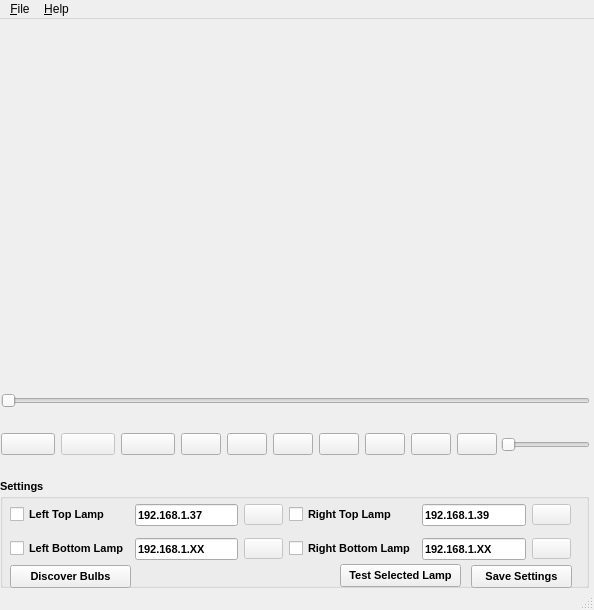
<?xml version="1.0" encoding="UTF-8"?>
<ui version="4.0">
 <class>MainWindow</class>
 <widget class="QMainWindow" name="MainWindow">
  <property name="windowModality">
   <enum>Qt::NonModal</enum>
  </property>
  <property name="geometry">
   <rect>
    <x>0</x>
    <y>0</y>
    <width>594</width>
    <height>610</height>
   </rect>
  </property>
  <property name="sizePolicy">
   <sizepolicy hsizetype="Preferred" vsizetype="Preferred">
    <horstretch>0</horstretch>
    <verstretch>0</verstretch>
   </sizepolicy>
  </property>
  <property name="maximumSize">
   <size>
    <width>594</width>
    <height>610</height>
   </size>
  </property>
  <property name="contextMenuPolicy">
   <enum>Qt::NoContextMenu</enum>
  </property>
  <property name="windowTitle">
   <string>Ambilight Media Player</string>
  </property>
  <property name="windowIcon">
   <iconset>
    <normaloff>images/logo.png</normaloff>images/logo.png</iconset>
  </property>
  <widget class="QWidget" name="centralwidget">
   <widget class="QWidget" name="verticalLayoutWidget">
    <property name="geometry">
     <rect>
      <x>0</x>
      <y>370</y>
      <width>591</width>
      <height>24</height>
     </rect>
    </property>
    <layout class="QVBoxLayout" name="verticalLayout">
     <property name="leftMargin">
      <number>1</number>
     </property>
     <property name="rightMargin">
      <number>1</number>
     </property>
     <item>
      <widget class="QSlider" name="progressSlider">
       <property name="toolTip">
        <string extracomment="Progress"/>
       </property>
       <property name="maximum">
        <number>100</number>
       </property>
       <property name="sliderPosition">
        <number>0</number>
       </property>
       <property name="orientation">
        <enum>Qt::Horizontal</enum>
       </property>
      </widget>
     </item>
    </layout>
   </widget>
   <widget class="QWidget" name="gridLayoutWidget">
    <property name="geometry">
     <rect>
      <x>0</x>
      <y>400</y>
      <width>498</width>
      <height>51</height>
     </rect>
    </property>
    <layout class="QGridLayout" name="gridLayout">
     <property name="leftMargin">
      <number>1</number>
     </property>
     <property name="rightMargin">
      <number>1</number>
     </property>
     <item row="0" column="0">
      <widget class="QPushButton" name="openButton">
       <property name="toolTip">
        <string extracomment="Open"/>
       </property>
       <property name="text">
        <string/>
       </property>
       <property name="icon">
        <iconset>
         <normaloff>images/eject.gif</normaloff>images/eject.gif</iconset>
       </property>
       <property name="iconSize">
        <size>
         <width>32</width>
         <height>32</height>
        </size>
       </property>
      </widget>
     </item>
     <item row="0" column="1">
      <widget class="QPushButton" name="playButton">
       <property name="enabled">
        <bool>false</bool>
       </property>
       <property name="toolTip">
        <string extracomment="Play"/>
       </property>
       <property name="text">
        <string/>
       </property>
       <property name="icon">
        <iconset>
         <normaloff>images/play.gif</normaloff>images/play.gif</iconset>
       </property>
       <property name="iconSize">
        <size>
         <width>32</width>
         <height>32</height>
        </size>
       </property>
      </widget>
     </item>
     <item row="0" column="2">
      <widget class="QPushButton" name="pauseButton">
       <property name="toolTip">
        <string extracomment="Pause"/>
       </property>
       <property name="text">
        <string/>
       </property>
       <property name="icon">
        <iconset>
         <normaloff>images/pause.gif</normaloff>images/pause.gif</iconset>
       </property>
       <property name="iconSize">
        <size>
         <width>32</width>
         <height>32</height>
        </size>
       </property>
      </widget>
     </item>
     <item row="0" column="3">
      <layout class="QGridLayout" name="gridLayout_2">
       <item row="0" column="2">
        <widget class="QPushButton" name="preButton">
         <property name="toolTip">
          <string extracomment="Previous Scene"/>
         </property>
         <property name="text">
          <string/>
         </property>
         <property name="icon">
          <iconset>
           <normaloff>images/prev.gif</normaloff>images/prev.gif</iconset>
         </property>
         <property name="iconSize">
          <size>
           <width>32</width>
           <height>32</height>
          </size>
         </property>
        </widget>
       </item>
       <item row="0" column="4">
        <widget class="QPushButton" name="lastButton">
         <property name="toolTip">
          <string extracomment="Last Scene"/>
         </property>
         <property name="text">
          <string/>
         </property>
         <property name="icon">
          <iconset>
           <normaloff>images/last.gif</normaloff>images/last.gif</iconset>
         </property>
         <property name="iconSize">
          <size>
           <width>32</width>
           <height>32</height>
          </size>
         </property>
        </widget>
       </item>
       <item row="0" column="1">
        <widget class="QPushButton" name="firstButton">
         <property name="toolTip">
          <string extracomment="First Scene"/>
         </property>
         <property name="text">
          <string/>
         </property>
         <property name="icon">
          <iconset>
           <normaloff>images/firts.gif</normaloff>images/firts.gif</iconset>
         </property>
         <property name="iconSize">
          <size>
           <width>32</width>
           <height>32</height>
          </size>
         </property>
        </widget>
       </item>
       <item row="0" column="0">
        <widget class="QPushButton" name="stopButton">
         <property name="toolTip">
          <string extracomment="Stop"/>
         </property>
         <property name="text">
          <string/>
         </property>
         <property name="icon">
          <iconset>
           <normaloff>images/stop.gif</normaloff>images/stop.gif</iconset>
         </property>
         <property name="iconSize">
          <size>
           <width>32</width>
           <height>32</height>
          </size>
         </property>
        </widget>
       </item>
       <item row="0" column="6">
        <widget class="QPushButton" name="settingsButton">
         <property name="toolTip">
          <string extracomment="Settings"/>
         </property>
         <property name="text">
          <string/>
         </property>
         <property name="icon">
          <iconset>
           <normaloff>images/lamp.png</normaloff>images/lamp.png</iconset>
         </property>
         <property name="iconSize">
          <size>
           <width>32</width>
           <height>32</height>
          </size>
         </property>
        </widget>
       </item>
       <item row="0" column="3">
        <widget class="QPushButton" name="nextButton">
         <property name="toolTip">
          <string extracomment="Next Scene"/>
         </property>
         <property name="text">
          <string/>
         </property>
         <property name="icon">
          <iconset>
           <normaloff>images/next.gif</normaloff>images/next.gif</iconset>
         </property>
         <property name="iconSize">
          <size>
           <width>32</width>
           <height>32</height>
          </size>
         </property>
        </widget>
       </item>
       <item row="0" column="5">
        <widget class="QPushButton" name="fullscrButton">
         <property name="toolTip">
          <string extracomment="Last Scene"/>
         </property>
         <property name="text">
          <string/>
         </property>
         <property name="icon">
          <iconset>
           <normaloff>images/fullscr.gif</normaloff>images/fullscr.gif</iconset>
         </property>
         <property name="iconSize">
          <size>
           <width>32</width>
           <height>32</height>
          </size>
         </property>
        </widget>
       </item>
      </layout>
     </item>
    </layout>
   </widget>
   <widget class="QWidget" name="gridLayoutWidget_3">
    <property name="geometry">
     <rect>
      <x>500</x>
      <y>400</y>
      <width>91</width>
      <height>51</height>
     </rect>
    </property>
    <layout class="QGridLayout" name="gridLayout_3">
     <property name="leftMargin">
      <number>1</number>
     </property>
     <property name="rightMargin">
      <number>1</number>
     </property>
     <item row="0" column="0">
      <widget class="QSlider" name="volumeSlider">
       <property name="maximum">
        <number>100</number>
       </property>
       <property name="pageStep">
        <number>1</number>
       </property>
       <property name="orientation">
        <enum>Qt::Horizontal</enum>
       </property>
      </widget>
     </item>
    </layout>
   </widget>
   <widget class="QGroupBox" name="settingsBox">
    <property name="enabled">
     <bool>true</bool>
    </property>
    <property name="geometry">
     <rect>
      <x>0</x>
      <y>460</y>
      <width>589</width>
      <height>109</height>
     </rect>
    </property>
    <property name="font">
     <font>
      <pointsize>8</pointsize>
      <weight>75</weight>
      <bold>true</bold>
     </font>
    </property>
    <property name="title">
     <string>Settings</string>
    </property>
    <widget class="QPushButton" name="testButton">
     <property name="geometry">
      <rect>
       <x>340</x>
       <y>85</y>
       <width>121</width>
       <height>23</height>
      </rect>
     </property>
     <property name="text">
      <string>Test Selected Lamp</string>
     </property>
    </widget>
    <widget class="QPushButton" name="saveSetButton">
     <property name="geometry">
      <rect>
       <x>471</x>
       <y>86</y>
       <width>101</width>
       <height>23</height>
      </rect>
     </property>
     <property name="text">
      <string>Save Settings</string>
     </property>
    </widget>
    <widget class="QWidget" name="layoutWidget">
     <property name="geometry">
      <rect>
       <x>10</x>
       <y>19</y>
       <width>561</width>
       <height>68</height>
      </rect>
     </property>
     <layout class="QGridLayout" name="gridLayout_4">
      <item row="0" column="2">
       <widget class="QPushButton" name="LeftTopLamp">
        <property name="enabled">
         <bool>false</bool>
        </property>
        <property name="toolTip">
         <string extracomment="Open"/>
        </property>
        <property name="text">
         <string/>
        </property>
        <property name="icon">
         <iconset>
          <normaloff>images/lamp.png</normaloff>images/lamp.png</iconset>
        </property>
        <property name="iconSize">
         <size>
          <width>16</width>
          <height>16</height>
         </size>
        </property>
       </widget>
      </item>
      <item row="1" column="2">
       <widget class="QPushButton" name="LeftBottomLamp">
        <property name="enabled">
         <bool>false</bool>
        </property>
        <property name="toolTip">
         <string extracomment="Open"/>
        </property>
        <property name="text">
         <string/>
        </property>
        <property name="icon">
         <iconset>
          <normaloff>images/lamp.png</normaloff>images/lamp.png</iconset>
        </property>
        <property name="iconSize">
         <size>
          <width>16</width>
          <height>16</height>
         </size>
        </property>
       </widget>
      </item>
      <item row="0" column="3">
       <widget class="QCheckBox" name="RightTopBox">
        <property name="font">
         <font>
          <weight>75</weight>
          <bold>true</bold>
         </font>
        </property>
        <property name="text">
         <string>Right Top Lamp</string>
        </property>
       </widget>
      </item>
      <item row="0" column="1">
       <widget class="QLineEdit" name="LeftTopIpEdit">
        <property name="font">
         <font>
          <weight>75</weight>
          <bold>true</bold>
         </font>
        </property>
        <property name="text">
         <string>192.168.1.37</string>
        </property>
       </widget>
      </item>
      <item row="0" column="0">
       <widget class="QCheckBox" name="LeftTopBox">
        <property name="font">
         <font>
          <weight>75</weight>
          <bold>true</bold>
         </font>
        </property>
        <property name="text">
         <string>Left Top Lamp</string>
        </property>
       </widget>
      </item>
      <item row="1" column="0">
       <widget class="QCheckBox" name="LeftBottomBox">
        <property name="font">
         <font>
          <weight>75</weight>
          <bold>true</bold>
         </font>
        </property>
        <property name="text">
         <string>Left Bottom Lamp</string>
        </property>
       </widget>
      </item>
      <item row="1" column="1">
       <widget class="QLineEdit" name="LeftBottomIpEdit">
        <property name="font">
         <font>
          <weight>75</weight>
          <bold>true</bold>
         </font>
        </property>
        <property name="text">
         <string>192.168.1.XX</string>
        </property>
       </widget>
      </item>
      <item row="0" column="4">
       <widget class="QLineEdit" name="RightTopIpEdit">
        <property name="font">
         <font>
          <weight>75</weight>
          <bold>true</bold>
         </font>
        </property>
        <property name="text">
         <string>192.168.1.39</string>
        </property>
       </widget>
      </item>
      <item row="1" column="3">
       <widget class="QCheckBox" name="RightBottomBox">
        <property name="font">
         <font>
          <weight>75</weight>
          <bold>true</bold>
         </font>
        </property>
        <property name="text">
         <string>Right Bottom Lamp</string>
        </property>
       </widget>
      </item>
      <item row="1" column="4">
       <widget class="QLineEdit" name="RightBottomIpEdit">
        <property name="font">
         <font>
          <weight>75</weight>
          <bold>true</bold>
         </font>
        </property>
        <property name="text">
         <string>192.168.1.XX</string>
        </property>
       </widget>
      </item>
      <item row="0" column="5">
       <widget class="QPushButton" name="RightTopLamp">
        <property name="enabled">
         <bool>false</bool>
        </property>
        <property name="toolTip">
         <string extracomment="Open"/>
        </property>
        <property name="text">
         <string/>
        </property>
        <property name="icon">
         <iconset>
          <normaloff>images/lamp.png</normaloff>images/lamp.png</iconset>
        </property>
        <property name="iconSize">
         <size>
          <width>16</width>
          <height>16</height>
         </size>
        </property>
       </widget>
      </item>
      <item row="1" column="5">
       <widget class="QPushButton" name="RightBottomLamp">
        <property name="enabled">
         <bool>false</bool>
        </property>
        <property name="toolTip">
         <string extracomment="Open"/>
        </property>
        <property name="text">
         <string/>
        </property>
        <property name="icon">
         <iconset>
          <normaloff>images/lamp.png</normaloff>images/lamp.png</iconset>
        </property>
        <property name="iconSize">
         <size>
          <width>16</width>
          <height>16</height>
         </size>
        </property>
       </widget>
      </item>
     </layout>
    </widget>
    <widget class="QPushButton" name="discoverButton">
     <property name="geometry">
      <rect>
       <x>10</x>
       <y>86</y>
       <width>121</width>
       <height>23</height>
      </rect>
     </property>
     <property name="text">
      <string>Discover Bulbs</string>
     </property>
    </widget>
   </widget>
   <widget class="QWidget" name="videowidget" native="true">
    <property name="geometry">
     <rect>
      <x>0</x>
      <y>-1</y>
      <width>591</width>
      <height>361</height>
     </rect>
    </property>
    <property name="sizePolicy">
     <sizepolicy hsizetype="Maximum" vsizetype="Maximum">
      <horstretch>0</horstretch>
      <verstretch>0</verstretch>
     </sizepolicy>
    </property>
    <widget class="QWidget" name="verticalLayoutWidget_2">
     <property name="geometry">
      <rect>
       <x>0</x>
       <y>1</y>
       <width>591</width>
       <height>361</height>
      </rect>
     </property>
     <layout class="QVBoxLayout" name="playvideoLayout">
      <property name="spacing">
       <number>0</number>
      </property>
      <property name="sizeConstraint">
       <enum>QLayout::SetDefaultConstraint</enum>
      </property>
     </layout>
    </widget>
   </widget>
  </widget>
  <widget class="QMenuBar" name="menubar">
   <property name="geometry">
    <rect>
     <x>0</x>
     <y>0</y>
     <width>594</width>
     <height>21</height>
    </rect>
   </property>
   <widget class="QMenu" name="menu_File">
    <property name="title">
     <string>&amp;File</string>
    </property>
    <addaction name="actionOpen"/>
    <addaction name="actionSettings"/>
    <addaction name="separator"/>
    <addaction name="actionExit"/>
   </widget>
   <widget class="QMenu" name="menu_Help">
    <property name="title">
     <string>&amp;Help</string>
    </property>
    <addaction name="actionProgram_User_s_Guide"/>
    <addaction name="actionAbout_Us"/>
   </widget>
   <addaction name="menu_File"/>
   <addaction name="menu_Help"/>
  </widget>
  <widget class="QStatusBar" name="statusbar"/>
  <action name="actionOpen">
   <property name="text">
    <string>O&amp;pen</string>
   </property>
  </action>
  <action name="actionExit">
   <property name="text">
    <string>E&amp;xit</string>
   </property>
  </action>
  <action name="actionSettings">
   <property name="text">
    <string>&amp;Save Settings</string>
   </property>
  </action>
  <action name="actionProgram_User_s_Guide">
   <property name="text">
    <string>Program User's Guide</string>
   </property>
  </action>
  <action name="actionAbout_Us">
   <property name="text">
    <string>About &amp;Us</string>
   </property>
  </action>
 </widget>
 <resources/>
 <connections/>
</ui>
